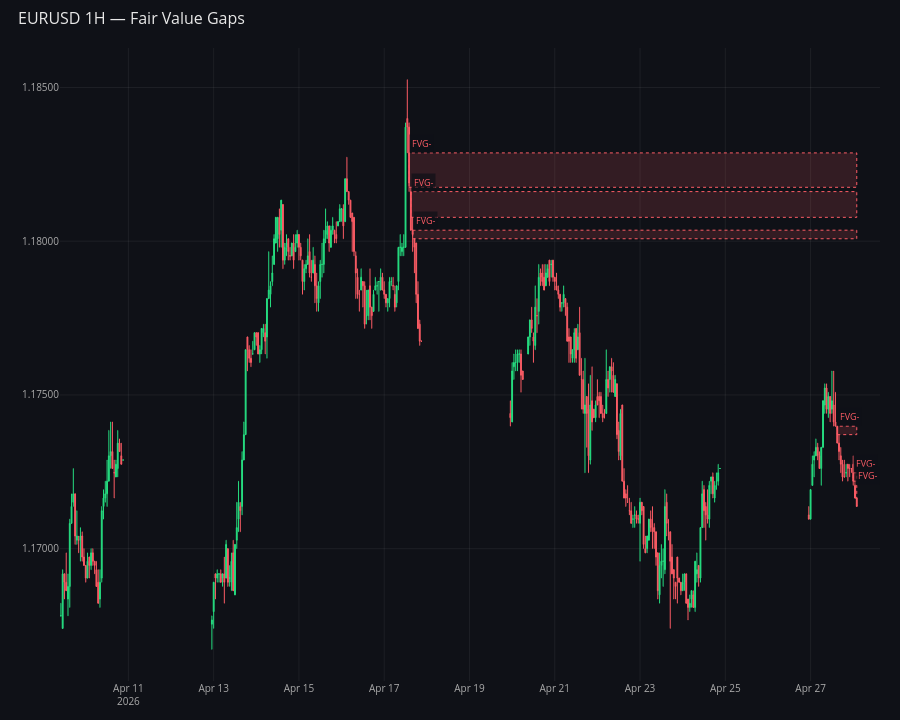

The code cell stored with this chart in its notebook:
### Code cell
import importlib
import strategies.fvg as fvg_module
importlib.reload(fvg_module)
from strategies.fvg import FairValueGap

fvg = FairValueGap(df, min_gap_pips=2.0)
print(f"Total FVGs : {len(fvg.fvgs)}")
print(f"Unfilled   : {len(fvg.unfilled())}")
fvg.plot(last_n=300, title="EURUSD 1H — Fair Value Gaps").show()

### Figure 1 — Plotly figure (JSON) as saved in the notebook; plotly's stock layout.template omitted (floating-point values rounded to 4 significant figures; data arrays with more than 128 entries replaced by an {"elided": "..."} marker saying what was removed)
{"data": [{"close": {"elided": "300 float values"}, "decreasing": {"fillcolor": "#FC5C65", "line": {"color": "#FC5C65"}}, "high": {"elided": "300 float values"}, "increasing": {"fillcolor": "#26DE81", "line": {"color": "#26DE81"}}, "line": {"width": 1}, "low": {"elided": "300 float values"}, "name": "OHLC", "open": {"elided": "300 float values"}, "showlegend": false, "type": "candlestick", "whiskerwidth": 0.3, "x": {"elided": "300 str values"}}], "layout": {"annotations": [{"bgcolor": "rgba(15,17,23,0.7)", "borderpad": 2, "font": {"color": "#FC5C65", "size": 9}, "showarrow": false, "text": "FVG-", "x": "2026-04-17T14:00:00+00:00", "xanchor": "left", "y": 1.183, "yanchor": "bottom"}, {"bgcolor": "rgba(15,17,23,0.7)", "borderpad": 2, "font": {"color": "#FC5C65", "size": 9}, "showarrow": false, "text": "FVG-", "x": "2026-04-17T15:00:00+00:00", "xanchor": "left", "y": 1.182, "yanchor": "bottom"}, {"bgcolor": "rgba(15,17,23,0.7)", "borderpad": 2, "font": {"color": "#FC5C65", "size": 9}, "showarrow": false, "text": "FVG-", "x": "2026-04-17T16:00:00+00:00", "xanchor": "left", "y": 1.18, "yanchor": "bottom"}, {"bgcolor": "rgba(15,17,23,0.7)", "borderpad": 2, "font": {"color": "#FC5C65", "size": 9}, "showarrow": false, "text": "FVG-", "x": "2026-04-27T15:00:00+00:00", "xanchor": "left", "y": 1.174, "yanchor": "bottom"}, {"bgcolor": "rgba(15,17,23,0.7)", "borderpad": 2, "font": {"color": "#FC5C65", "size": 9}, "showarrow": false, "text": "FVG-", "x": "2026-04-28T00:00:00+00:00", "xanchor": "left", "y": 1.172, "yanchor": "bottom"}, {"bgcolor": "rgba(15,17,23,0.7)", "borderpad": 2, "font": {"color": "#FC5C65", "size": 9}, "showarrow": false, "text": "FVG-", "x": "2026-04-28T01:00:00+00:00", "xanchor": "left", "y": 1.172, "yanchor": "bottom"}], "height": 720, "hoverlabel": {"bgcolor": "#1A1D2E", "bordercolor": "#333", "font": {"color": "#E8E8E8"}}, "hovermode": "x unified", "margin": {"b": 20, "l": 60, "r": 20, "t": 48}, "paper_bgcolor": "#0F1117", "plot_bgcolor": "#0F1117", "shapes": [{"fillcolor": "rgba(252,92,101,0.15)", "line": {"color": "#FC5C65", "dash": "dot", "width": 1}, "type": "rect", "x0": "2026-04-17T14:00:00+00:00", "x1": "2026-04-28T02:00:00+00:00", "y0": 1.182, "y1": 1.183}, {"fillcolor": "rgba(252,92,101,0.15)", "line": {"color": "#FC5C65", "dash": "dot", "width": 1}, "type": "rect", "x0": "2026-04-17T15:00:00+00:00", "x1": "2026-04-28T02:00:00+00:00", "y0": 1.181, "y1": 1.182}, {"fillcolor": "rgba(252,92,101,0.15)", "line": {"color": "#FC5C65", "dash": "dot", "width": 1}, "type": "rect", "x0": "2026-04-17T16:00:00+00:00", "x1": "2026-04-28T02:00:00+00:00", "y0": 1.18, "y1": 1.18}, {"fillcolor": "rgba(252,92,101,0.15)", "line": {"color": "#FC5C65", "dash": "dot", "width": 1}, "type": "rect", "x0": "2026-04-27T15:00:00+00:00", "x1": "2026-04-28T02:00:00+00:00", "y0": 1.174, "y1": 1.174}, {"fillcolor": "rgba(252,92,101,0.15)", "line": {"color": "#FC5C65", "dash": "dot", "width": 1}, "type": "rect", "x0": "2026-04-28T00:00:00+00:00", "x1": "2026-04-28T02:00:00+00:00", "y0": 1.172, "y1": 1.172}, {"fillcolor": "rgba(252,92,101,0.15)", "line": {"color": "#FC5C65", "dash": "dot", "width": 1}, "type": "rect", "x0": "2026-04-28T01:00:00+00:00", "x1": "2026-04-28T02:00:00+00:00", "y0": 1.172, "y1": 1.172}], "title": {"font": {"color": "#E8E8E8", "size": 16}, "text": "EURUSD 1H — Fair Value Gaps", "x": 0.02}, "xaxis": {"anchor": "y", "domain": [0, 1], "gridcolor": "rgba(255,255,255,0.06)", "rangeslider": {"visible": false}, "showspikes": true, "spikecolor": "#555", "spikethickness": 1, "tickfont": {"color": "#AAA", "size": 10}, "zerolinecolor": "rgba(255,255,255,0.06)"}, "yaxis": {"anchor": "x", "domain": [0, 1], "gridcolor": "rgba(255,255,255,0.06)", "showspikes": true, "spikecolor": "#555", "spikethickness": 1, "tickfont": {"color": "#AAA", "size": 10}, "tickformat": ".5f", "zerolinecolor": "rgba(255,255,255,0.06)"}}}
